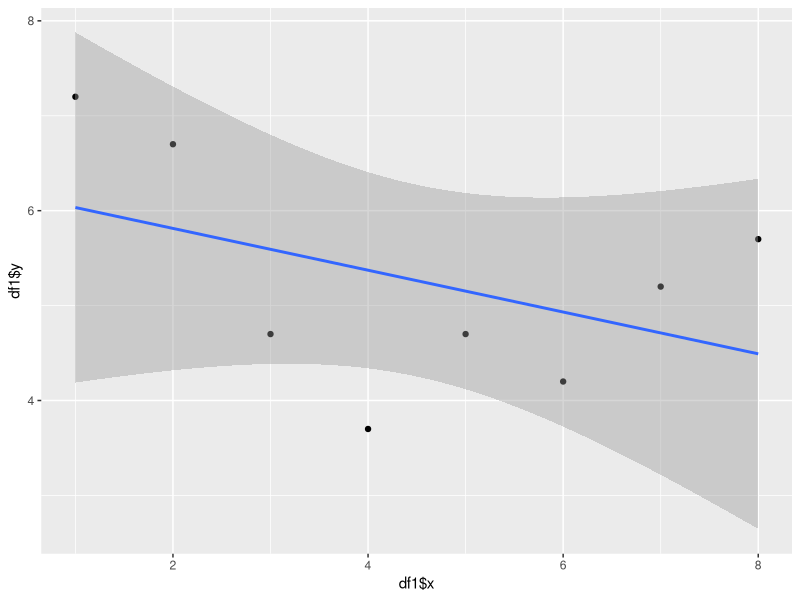
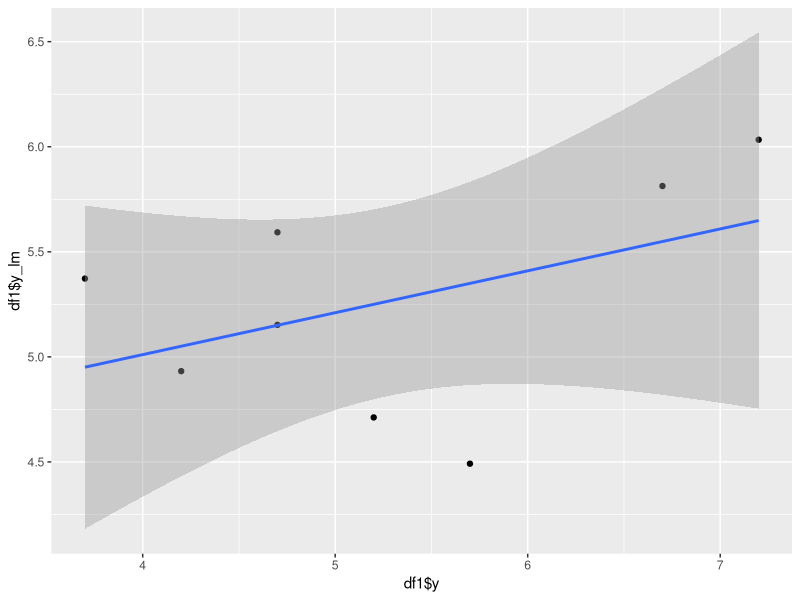

Recreate these plots in R, in order. (Note: this script raises an error after producing the figures.)
#Exemplo da Aula Regressão Polinomial 


#O tempo de secagem (em horas) de um verniz e a quantidade (em gramas) de certo aditivo químico são os seguintes:

y  = c(7.2,  6.7, 4.7,  3.7,  4.7,  4.2, 5.2, 5.7 )  #Tempo de Secagem (horas)
x  = c(1  ,  2  , 3  ,  4  ,  5  ,  6,   7,   8   )  #Quantidade de aditivo (gramas)


#a) POLINOMIO DE GRAU 1 


#gráfico de dispersão 
#plot scatter plot 
library("ggplot2")


df1 = data.frame(x, y)

ggplot(df1, aes(x = df1$x, y = df1$y)) +
  geom_point() +
  stat_smooth(method = lm)

print(cor(x, y))


# Build the model
lm_model <- lm(df1$y ~ df1$x, data = df1)

# Summarize the model
summary(lm_model)
print(lm_model)

# Make predictions
df1$y_lm <- predict(lm_model, df1)



ggplot(df1, aes(x = df1$y, y = df1$y_lm)) +
  geom_point() +
  stat_smooth(method = lm)



# Model performance

RMSE = RMSE(df1$y_lm, df1$y)
R2 = R2(df1$y_lm, df1$y)


RP1 <- glm(y ~ x , data = df1)


print(RP1)
summary(RP1)


b0 <- summary(RP1)$coefficients[1]

b1 <- summary(RP1)$coefficients[2]


y_est1 = b0 + b1*x    #y_est = 6.2535 - 0.2202*x 


library(caret)
# (a) Prediction error, RMSE
RMSE(y_est1, y)
# (b) R-square
R2(y_est1, y)


#b) POLINOMIO DE GRAU 2

#Ajuste um modelo de regressão quadrática aos dados.
x2 = x^2


#ENCONTRAR  MANUALMENTE b0, b1, b2 

Y = matrix(c(7.2,  6.7, 4.7,  3.7,  4.7,  4.2, 5.2, 5.7), nrow = 8, ncol = 1) 
X = matrix(c(1,  1,  1,  1,  1,  1,  1,  1,   
             1,  2,  3,  4,  5,  6,  7,  8,   
             1,  4,  9, 16, 25, 36, 49, 64),  
            nrow = 8, ncol = 3) 


Xt_X <- t(X) %*% X

inverse_Xt_X <- solve(Xt_X)

Xt_Y <- t(X) %*% Y 

#b <- (X'.X)-1 * X'.Y

b <- inverse_Xt_X %*% Xt_Y

cat(sprintf("\"%f\" +\"%f\"x1 +\"%f\"x^2", b[1], b[2], b[3]))


#b) POLINOMIO DE GRAU 2 USANDO FUNÇÃO GLM


df2 = data.frame(x, x2, y)

RP2 <- glm(y ~ x + x2, data = df2)


print(RP2)
summary(RP2)


ggplot(df2, aes(x = df2$x2, y = df2$y)) +
  geom_point() +
  stat_smooth()

print(cor(x2, y))


b0 <- summary(RP2)$coefficients[1]

b1 <- summary(RP2)$coefficients[2]

b2 <- summary(RP2)$coefficients[3]


y_est2 = b0 + b1*x + b2*x2   #y_est = 9.244 - 2.0148*x  + 0.1994x^2


library(caret)
# (a) Prediction error, RMSE
RMSE(y_est2, y)
# (b) R-square
R2(y_est2, y)



#c) POLINOMIO DE GRAU 3


#Ajuste um modelo de regressão quadrática aos dados.
x3 = x^3


#b) POLINOMIO DE GRAU 3 USANDO FUNÇÃO GLM


df3 = data.frame(x, x2, x3, y)

RP3 <- glm(y ~ x + x2 + x3, data = df3)


print(RP3)
summary(RP3)


ggplot(df3, aes(x = df3$x3, y = df3$y)) +
  geom_point() +
  stat_smooth()

print(cor(x3, y))


b0 <- summary(RP3)$coefficients[1]

b1 <- summary(RP3)$coefficients[2]

b2 <- summary(RP3)$coefficients[3]

b3 <- summary(RP3)$coefficients[4]



y_est3 = b0 + b1*x + b2*x2   + b3*x3 


library(caret)
# (a) Prediction error, RMSE
RMSE(y_est3, y)
# (b) R-square
R2(y_est3, y)



#Polinomial Regression 
#Polinomio de grau 5
################################################################################

RP5 <- glm(y ~ poly(x, 5), data = df1)


ggplot(df1, aes(x = x, y = y) ) +
  geom_point() +
  stat_smooth(method = lm, formula = y ~ poly(x, 5))


# Summarize the model
summary(RP5)

print(RP5)

# Make predictions
y_est5 <- predict(RP5, df1)

# Model performance

library(caret)
# (a) Prediction error, RMSE
RMSE(y_est5, y)
# (b) R-square
R2(y_est5, y)




#Polinomial Regression 
#Polinomio de grau 7
################################################################################

RP7 <- lm(y ~ poly(x, 7), data = df1)


ggplot(df1, aes(x = x, y = y) ) +
  geom_point() +
  stat_smooth(method = lm, formula = y ~ poly(x, 7))


# Summarize the model
summary(RP7)

print(RP7)

# Make predictions
y_est7 <- predict(RP7, df1)

# Model performance

library(caret)
# (a) Prediction error, RMSE
RMSE(y_est7, y)
# (b) R-square
R2(y_est7, y)